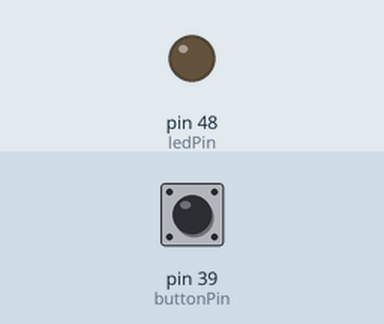
This sketch was run on a simulated Arduino Mega 2560, built with avr-gcc and run on an emulated ATmega2560. Shown: output pins drawn as LEDs (lit = HIGH). Inputs (shaded band) come from the test bench; at power-on: pin 39 (buttonPin) LOW. What the sketch prints to the serial monitor is not drawn.

Above: at 1.2 s.
1.3 s: pin 39 (buttonPin) pulled HIGH for 0.15 s
At 1.37 s:
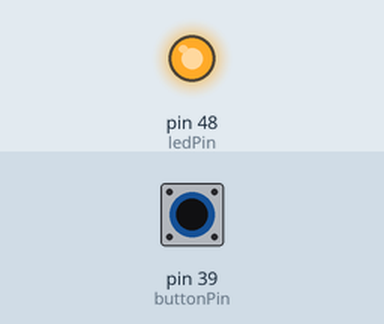
2.9 s: pin 39 (buttonPin) pulled HIGH for 3.2 s
At 6.9 s:
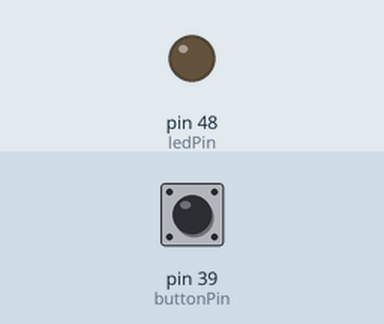
Timing chart, 0 to 8.4 s (numbered marks = the images above; inputs shaded):
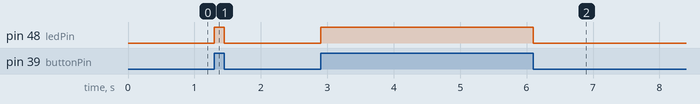

The sketch:

2.ino
```cpp
int ledPin = 48;
int buttonPin = 39;
int buttonStatus = 0;

void setup() {
  // put your setup code here, to run once:
  Serial.begin(9600);
  pinMode(ledPin, OUTPUT);
  pinMode(buttonPin, INPUT); // Button in input device
  Serial.println("Hello Arduino!!!");
}

void loop() {
  // put your main code here, to run repeatedly:
  buttonStatus = digitalRead(buttonPin);
  if (buttonStatus == HIGH) {
    digitalWrite(ledPin, HIGH);
  } else {
    digitalWrite(ledPin, LOW);
  }
}
```

Measured:
- after the input at 1.3 s, pin 48 (ledPin): LOW → HIGH at once, → LOW 0.15 s later
- after the input at 2.9 s, pin 48 (ledPin): LOW → HIGH at once, → LOW 3.2 s later
